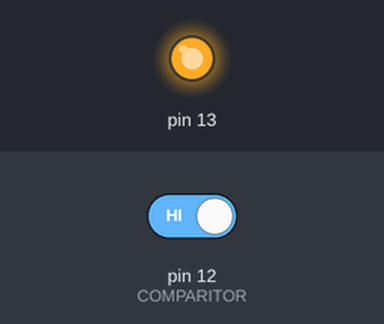
The sketch below on a simulated Arduino Uno, built with avr-gcc and run on an emulated ATmega328P. On the bench: output pins drawn as LEDs (lit = HIGH). The inputs (shaded band) are chosen by the test bench; at power-on: pin 12 (COMPARITOR) HIGH.

Above: at 1.2 s.
1.3 s: pin 12 (COMPARITOR) driven LOW
At 2.2 s:
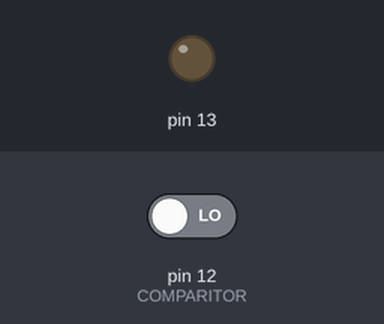
2.8 s: pin 12 (COMPARITOR) driven HIGH
At 3.3 s:
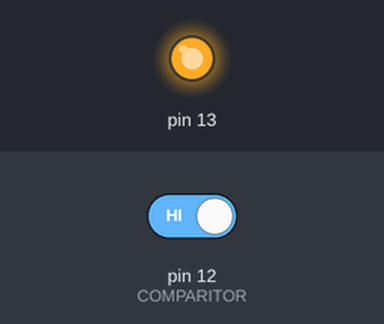
Timing chart, 0 to 5.8 s (numbered marks = the images above; inputs shaded):
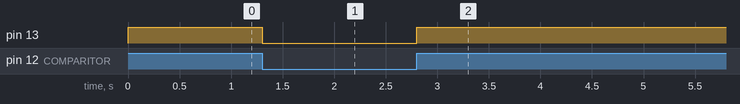

Measured:
- after the input at 1.3 s, pin 13: HIGH → LOW at once
- after the input at 2.8 s, pin 13: LOW → HIGH at once

The sketch:

rx_blnker.ino
```cpp
/*************************************************
Turns on an LED if the Arduino detects a pulse
from the COMPARITOR. If the comparitor has no
output, the LED is also low (off).
*************************************************/

#define COMPARITOR 12
//#define LED_PIN 13

// for LED
volatile unsigned char * portB = (volatile unsigned char *) 0x25;
volatile unsigned char * portDDRB  = (volatile unsigned char *) 0x24;

void setup(){
  //pinMode(LED_PIN,OUTPUT);
  *portDDRB |= 0x20;
  pinMode(COMPARITOR, INPUT);
  // let's attach the receiver chain output to pin 2
}

void loop(){
  if(!digitalRead(COMPARITOR)){
    //digitalWrite(LED_PIN,LOW);
    *portB &= 0xDF;
  }else{
    //digitalWrite(LED_PIN,HIGH);
    *portB |= 0x20;
  }
}
```
